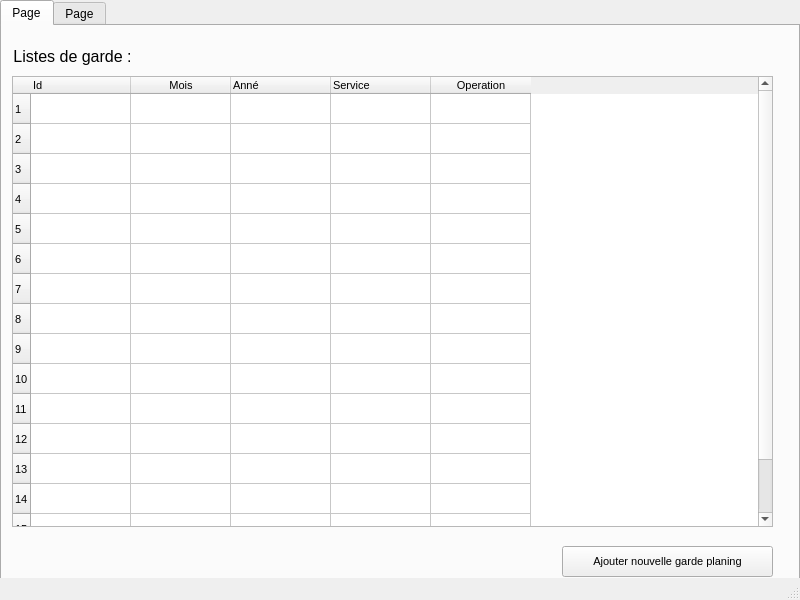
<?xml version="1.0" encoding="UTF-8"?>
<ui version="4.0">
 <class>MainWindow</class>
 <widget class="QMainWindow" name="MainWindow">
  <property name="geometry">
   <rect>
    <x>0</x>
    <y>0</y>
    <width>800</width>
    <height>600</height>
   </rect>
  </property>
  <property name="windowTitle">
   <string>Service de dentiste</string>
  </property>
  <widget class="QWidget" name="centralwidget">
   <widget class="QTabWidget" name="tabWidget">
    <property name="geometry">
     <rect>
      <x>0</x>
      <y>0</y>
      <width>800</width>
      <height>600</height>
     </rect>
    </property>
    <property name="sizePolicy">
     <sizepolicy hsizetype="Fixed" vsizetype="Fixed">
      <horstretch>0</horstretch>
      <verstretch>0</verstretch>
     </sizepolicy>
    </property>
    <property name="minimumSize">
     <size>
      <width>800</width>
      <height>600</height>
     </size>
    </property>
    <property name="maximumSize">
     <size>
      <width>800</width>
      <height>600</height>
     </size>
    </property>
    <property name="focusPolicy">
     <enum>Qt::StrongFocus</enum>
    </property>
    <property name="currentIndex">
     <number>0</number>
    </property>
    <widget class="QWidget" name="tab">
     <property name="sizePolicy">
      <sizepolicy hsizetype="Fixed" vsizetype="Fixed">
       <horstretch>0</horstretch>
       <verstretch>0</verstretch>
      </sizepolicy>
     </property>
     <property name="font">
      <font>
       <pointsize>8</pointsize>
      </font>
     </property>
     <attribute name="title">
      <string>Page</string>
     </attribute>
     <widget class="QLabel" name="label_4">
      <property name="geometry">
       <rect>
        <x>-10</x>
        <y>20</y>
        <width>161</width>
        <height>21</height>
       </rect>
      </property>
      <property name="font">
       <font>
        <pointsize>12</pointsize>
       </font>
      </property>
      <property name="text">
       <string>Listes de garde :</string>
      </property>
      <property name="alignment">
       <set>Qt::AlignCenter</set>
      </property>
     </widget>
     <widget class="QTableWidget" name="tableWidget_2">
      <property name="geometry">
       <rect>
        <x>10</x>
        <y>50</y>
        <width>761</width>
        <height>451</height>
       </rect>
      </property>
      <property name="sizePolicy">
       <sizepolicy hsizetype="Fixed" vsizetype="Fixed">
        <horstretch>0</horstretch>
        <verstretch>0</verstretch>
       </sizepolicy>
      </property>
      <property name="editTriggers">
       <set>QAbstractItemView::NoEditTriggers</set>
      </property>
      <property name="selectionMode">
       <enum>QAbstractItemView::NoSelection</enum>
      </property>
      <property name="selectionBehavior">
       <enum>QAbstractItemView::SelectRows</enum>
      </property>
      <row>
       <property name="text">
        <string>1</string>
       </property>
      </row>
      <row>
       <property name="text">
        <string>2</string>
       </property>
      </row>
      <row>
       <property name="text">
        <string>3</string>
       </property>
      </row>
      <row>
       <property name="text">
        <string>4</string>
       </property>
      </row>
      <row>
       <property name="text">
        <string>5</string>
       </property>
      </row>
      <row>
       <property name="text">
        <string>6</string>
       </property>
      </row>
      <row>
       <property name="text">
        <string>7</string>
       </property>
      </row>
      <row>
       <property name="text">
        <string>8</string>
       </property>
      </row>
      <row>
       <property name="text">
        <string>9</string>
       </property>
      </row>
      <row>
       <property name="text">
        <string>10</string>
       </property>
      </row>
      <row>
       <property name="text">
        <string>11</string>
       </property>
      </row>
      <row>
       <property name="text">
        <string>12</string>
       </property>
      </row>
      <row>
       <property name="text">
        <string>13</string>
       </property>
      </row>
      <row>
       <property name="text">
        <string>14</string>
       </property>
      </row>
      <row>
       <property name="text">
        <string>15</string>
       </property>
      </row>
      <row>
       <property name="text">
        <string>16</string>
       </property>
      </row>
      <column>
       <property name="text">
        <string>Id</string>
       </property>
       <property name="textAlignment">
        <set>AlignLeading|AlignVCenter</set>
       </property>
      </column>
      <column>
       <property name="text">
        <string>Mois</string>
       </property>
      </column>
      <column>
       <property name="text">
        <string>Anné</string>
       </property>
       <property name="textAlignment">
        <set>AlignLeading|AlignVCenter</set>
       </property>
      </column>
      <column>
       <property name="text">
        <string>Service</string>
       </property>
       <property name="textAlignment">
        <set>AlignLeading|AlignVCenter</set>
       </property>
      </column>
      <column>
       <property name="text">
        <string>Operation</string>
       </property>
      </column>
      <item row="0" column="0">
       <property name="text">
        <string/>
       </property>
       <property name="textAlignment">
        <set>AlignCenter</set>
       </property>
      </item>
     </widget>
     <widget class="QPushButton" name="pushButton_4">
      <property name="geometry">
       <rect>
        <x>560</x>
        <y>520</y>
        <width>211</width>
        <height>31</height>
       </rect>
      </property>
      <property name="sizePolicy">
       <sizepolicy hsizetype="Preferred" vsizetype="Fixed">
        <horstretch>0</horstretch>
        <verstretch>0</verstretch>
       </sizepolicy>
      </property>
      <property name="text">
       <string>Ajouter nouvelle garde planing</string>
      </property>
     </widget>
    </widget>
    <widget class="QWidget" name="tab_2">
     <property name="sizePolicy">
      <sizepolicy hsizetype="Fixed" vsizetype="Fixed">
       <horstretch>0</horstretch>
       <verstretch>0</verstretch>
      </sizepolicy>
     </property>
     <property name="font">
      <font>
       <pointsize>8</pointsize>
      </font>
     </property>
     <attribute name="title">
      <string>Page</string>
     </attribute>
     <widget class="QLabel" name="label">
      <property name="geometry">
       <rect>
        <x>440</x>
        <y>20</y>
        <width>251</width>
        <height>21</height>
       </rect>
      </property>
      <property name="font">
       <font>
        <pointsize>12</pointsize>
       </font>
      </property>
      <property name="text">
       <string>Ajouter nouveau infirmier :</string>
      </property>
      <property name="alignment">
       <set>Qt::AlignCenter</set>
      </property>
     </widget>
     <widget class="QWidget" name="widget" native="true">
      <property name="geometry">
       <rect>
        <x>430</x>
        <y>10</y>
        <width>6</width>
        <height>551</height>
       </rect>
      </property>
      <property name="focusPolicy">
       <enum>Qt::StrongFocus</enum>
      </property>
     </widget>
     <widget class="QLabel" name="label_2">
      <property name="geometry">
       <rect>
        <x>460</x>
        <y>80</y>
        <width>101</width>
        <height>16</height>
       </rect>
      </property>
      <property name="font">
       <font>
        <pointsize>10</pointsize>
       </font>
      </property>
      <property name="text">
       <string>nom d' infirmier :</string>
      </property>
     </widget>
     <widget class="QLineEdit" name="lineEdit">
      <property name="geometry">
       <rect>
        <x>460</x>
        <y>100</y>
        <width>221</width>
        <height>20</height>
       </rect>
      </property>
     </widget>
     <widget class="QLabel" name="label_3">
      <property name="geometry">
       <rect>
        <x>0</x>
        <y>20</y>
        <width>161</width>
        <height>21</height>
       </rect>
      </property>
      <property name="font">
       <font>
        <pointsize>12</pointsize>
       </font>
      </property>
      <property name="text">
       <string>Liste des infirmiers :</string>
      </property>
      <property name="alignment">
       <set>Qt::AlignCenter</set>
      </property>
     </widget>
     <widget class="QPushButton" name="pushButton">
      <property name="geometry">
       <rect>
        <x>610</x>
        <y>150</y>
        <width>75</width>
        <height>23</height>
       </rect>
      </property>
      <property name="font">
       <font>
        <pointsize>8</pointsize>
        <weight>50</weight>
        <bold>false</bold>
       </font>
      </property>
      <property name="text">
       <string>Ajouter</string>
      </property>
      <property name="icon">
       <iconset>
        <normaloff>../asstes/images/plus.png</normaloff>../asstes/images/plus.png</iconset>
      </property>
     </widget>
     <widget class="QPushButton" name="pushButton_2">
      <property name="geometry">
       <rect>
        <x>334</x>
        <y>530</y>
        <width>91</width>
        <height>23</height>
       </rect>
      </property>
      <property name="text">
       <string>suprimmer</string>
      </property>
     </widget>
     <widget class="QPushButton" name="pushButton_3">
      <property name="geometry">
       <rect>
        <x>230</x>
        <y>530</y>
        <width>91</width>
        <height>23</height>
       </rect>
      </property>
      <property name="text">
       <string>Metre a jour</string>
      </property>
     </widget>
     <widget class="QTableWidget" name="tableWidget">
      <property name="enabled">
       <bool>true</bool>
      </property>
      <property name="geometry">
       <rect>
        <x>10</x>
        <y>50</y>
        <width>411</width>
        <height>471</height>
       </rect>
      </property>
      <property name="sizePolicy">
       <sizepolicy hsizetype="Fixed" vsizetype="Fixed">
        <horstretch>0</horstretch>
        <verstretch>0</verstretch>
       </sizepolicy>
      </property>
      <property name="cursor" stdset="0">
       <cursorShape>ForbiddenCursor</cursorShape>
      </property>
      <property name="editTriggers">
       <set>QAbstractItemView::NoEditTriggers</set>
      </property>
      <row>
       <property name="text">
        <string>1</string>
       </property>
      </row>
      <row>
       <property name="text">
        <string>2</string>
       </property>
      </row>
      <row>
       <property name="text">
        <string>3</string>
       </property>
      </row>
      <row>
       <property name="text">
        <string>4</string>
       </property>
      </row>
      <row>
       <property name="text">
        <string>5</string>
       </property>
      </row>
      <row>
       <property name="text">
        <string>6</string>
       </property>
      </row>
      <row>
       <property name="text">
        <string>7</string>
       </property>
      </row>
      <row>
       <property name="text">
        <string>8</string>
       </property>
      </row>
      <row>
       <property name="text">
        <string>9</string>
       </property>
      </row>
      <row>
       <property name="text">
        <string>10</string>
       </property>
      </row>
      <row>
       <property name="text">
        <string>11</string>
       </property>
      </row>
      <row>
       <property name="text">
        <string>12</string>
       </property>
      </row>
      <row>
       <property name="text">
        <string>13</string>
       </property>
      </row>
      <row>
       <property name="text">
        <string>14</string>
       </property>
      </row>
      <row>
       <property name="text">
        <string>15</string>
       </property>
      </row>
      <row>
       <property name="text">
        <string>16</string>
       </property>
      </row>
      <row>
       <property name="text">
        <string>17</string>
       </property>
      </row>
      <row>
       <property name="text">
        <string>18</string>
       </property>
      </row>
      <row>
       <property name="text">
        <string>19</string>
       </property>
      </row>
      <row>
       <property name="text">
        <string>20</string>
       </property>
      </row>
      <row>
       <property name="text">
        <string>21</string>
       </property>
      </row>
      <row>
       <property name="text">
        <string>22</string>
       </property>
      </row>
      <row>
       <property name="text">
        <string>23</string>
       </property>
      </row>
      <row>
       <property name="text">
        <string>24</string>
       </property>
      </row>
      <row>
       <property name="text">
        <string>25</string>
       </property>
      </row>
      <row>
       <property name="text">
        <string>26</string>
       </property>
      </row>
      <row>
       <property name="text">
        <string>27</string>
       </property>
      </row>
      <row>
       <property name="text">
        <string>28</string>
       </property>
      </row>
      <row>
       <property name="text">
        <string>29</string>
       </property>
      </row>
      <row>
       <property name="text">
        <string>30</string>
       </property>
      </row>
      <column>
       <property name="text">
        <string>Id</string>
       </property>
      </column>
      <column>
       <property name="text">
        <string>Nom et prenom</string>
       </property>
      </column>
      <column>
       <property name="text">
        <string>Service</string>
       </property>
      </column>
     </widget>
    </widget>
   </widget>
  </widget>
  <widget class="QStatusBar" name="statusbar"/>
 </widget>
 <resources/>
 <connections/>
</ui>
